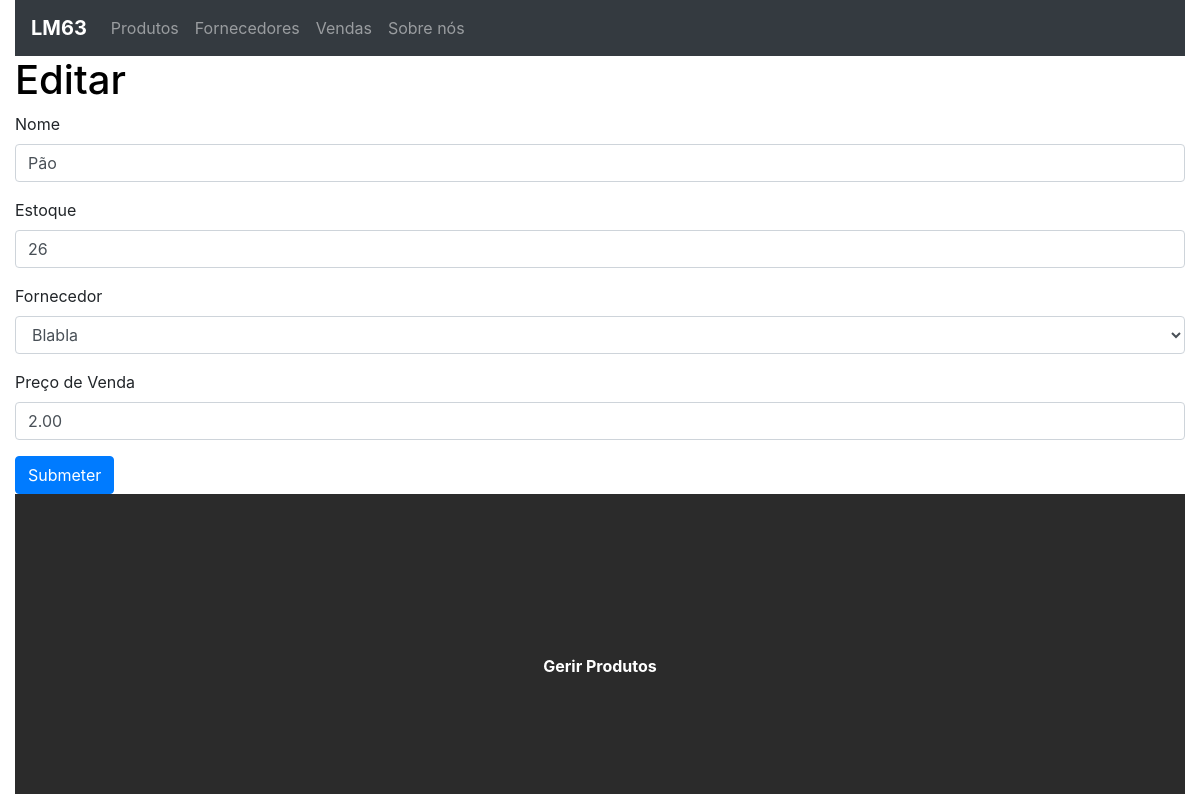
Screenshot of /update/2 with the database file from the repository.
### crud/models.py (models this page shows, shortened)
class Base(models.Model):
    criacao = models.DateField('Criado', auto_now_add=True)
    alteracao = models.DateTimeField('Alterado', auto_now=True)
    class Meta:
        abstract = True

class CadastroProdutos(Base):
    nome = models.CharField('Nome', max_length=20)
    estoque = models.IntegerField('Estoque')
    fornecedor = models.ForeignKey(Fornecedores, on_delete=models.CASCADE, default=0)
    valor_de_venda = models.DecimalField('Preço de Venda', max_digits=8, decimal_places=2)

class Fornecedores(Base):
    nome = models.CharField('Nome fornecedor', max_length=50)
    cep = models.IntegerField('CEP', default=0)
    def __str__(self):
        return f'{self.nome}'

### crud/views.py (the view)
# urls.py: path('update/<int:id>', views.update, name='update'),
def update(request, id):
    cliente = CadastroProdutos.objects.get(id=id)
    form = CadastroModelForm(instance=cliente)
    context = {
        'cliente': cliente,
        'form': form,
    }
    if str(request.method)=='POST':
        form = CadastroModelForm(request.POST, instance=cliente)
        if form.is_valid():
            form.save()
            return redirect('/')
        else:
            return render(request, 'tasks/update.html', context)
    else:
        return render(request, 'tasks/update.html', context)

### crud/forms.py
class CadastroModelForm(forms.ModelForm):
    class Meta:
        model = CadastroProdutos
        fields = ['nome', 'estoque', 'fornecedor', 'valor_de_venda']

### crud/templates/tasks/update.html (shortened to what this page needs)
{% extends 'base.html' %}
{% load bootstrap4 %}
{% block content %}
<h1>Editar</h1>
<form method="POST" class="form" autocomplete="off" enctype="multipart/form-data">
{% bootstrap_form form %}
{% buttons %}
    <button type="submit" class="btn btn-primary">Submeter</button>
{% endbuttons %}
</form>
{% endblock %}

### crud/static/css/styles.css (style rules this page uses)
h1 { color: rgb(0, 0, 0); }

### rows the page displays
CadastroProdutos: nome "Pão", estoque "26", fornecedor "Blabla", valor_de_venda "2.00"
